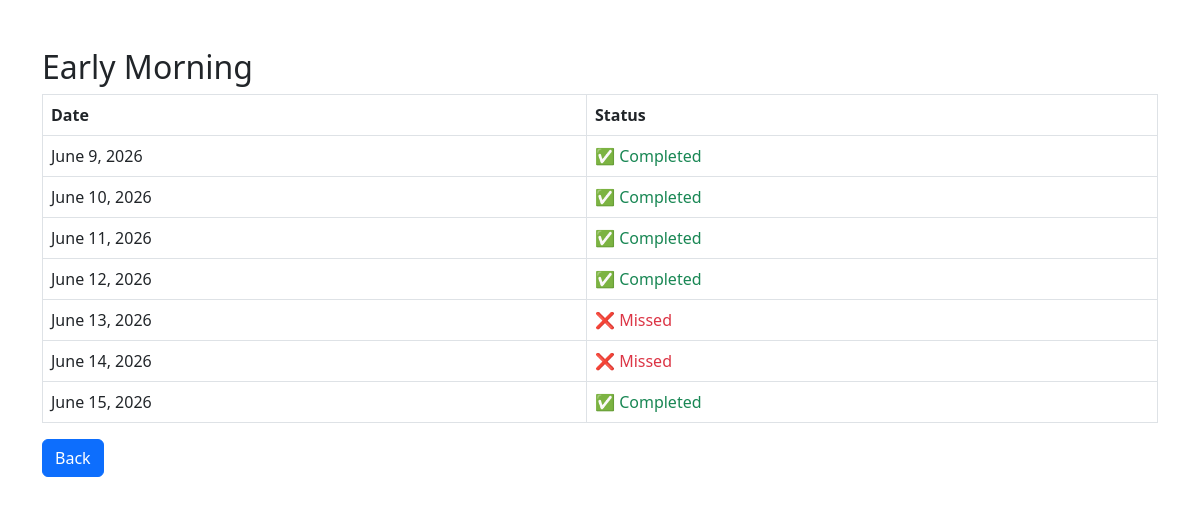
Page /habit/5/ (signed in) on the committed database.
### habits/models.py (models this page shows, shortened)
class Habit(models.Model):
    user = models.ForeignKey(
        User,
        on_delete=models.CASCADE
    )
    name = models.CharField(
        max_length=200
    )
    description = models.TextField(
        blank=True
    )
    habit_time = models.TimeField()
    status = models.CharField(
        max_length=20,
        default='Pending'
    )
    start_date = models.DateField()
    end_date = models.DateField( null=True,
    blank=True)

class HabitLog(models.Model):
    habit = models.ForeignKey(
        Habit,
        on_delete=models.CASCADE
    )
    log_date = models.DateField()
    completed = models.BooleanField(
        default=False
    )
    missed = models.BooleanField(
        default=False
    )

### habits/views.py (the view)
@login_required
def habit_detail(request, id):
    habit = get_object_or_404(
        Habit,
        id=id,
        user=request.user
    )
    today = date.today()
    HabitLog.objects.filter(
        habit=habit,
        log_date__lt=today,
        completed=False
    ).update(
        missed=True
    )
    logs = HabitLog.objects.filter(
        habit=habit
    ).order_by('log_date')
    return render(
        request,
        'habits/habit_detail.html',
        {
            'habit': habit,
            'logs': logs,
            'today': today
        }
    )

### habits/templates/habits/habit_detail.html (shortened to what this page needs)
<!DOCTYPE html>
<html>
<head>
    <link href="https://cdn.jsdelivr.net/npm/bootstrap@5.3.0/dist/css/bootstrap.min.css" rel="stylesheet">
</head>
<body>
<div class="container mt-5">
    <h2>{{ habit.name }}</h2>
    <table class="table table-bordered">
        <tr>
            <th>Date</th>
            <th>Status</th>
        </tr>
        {% for log in logs %}
        <tr>
            <td>{{ log.log_date }}</td>
            <td>
                {% if log.completed %}
                    <span class="text-success">
                        ✅ Completed
                    </span>
                {% elif log.missed %}
                    <span class="text-danger">
                        ❌ Missed
                    </span>
                {% elif log.log_date == today %}
                    <a href="{% url 'mark_complete' log.id %}"
                       class="btn btn-success btn-sm">
                       Mark Complete
                    </a>
                {% else %}
                    <span class="text-secondary">
                        🔒 Locked
                    </span>
                {% endif %}
            </td>
        </tr>
        {% empty %}
        <tr>
            <td colspan="2" class="text-center">
                No records found
            </td>
        </tr>
        {% endfor %}
    </table>
    <a href="/habit-list/" class="btn btn-primary">
        Back
    </a>
</div>
</body>
</html>

### rows in the picture
Habit: name "Early Morning"
HabitLog: log_date "June 9, 2026", completed "✅ Completed"
HabitLog: log_date "June 10, 2026", completed "✅ Completed"
HabitLog: log_date "June 11, 2026", completed "✅ Completed"
HabitLog: log_date "June 12, 2026", completed "✅ Completed"
HabitLog: log_date "June 13, 2026", completed "❌ Missed"
HabitLog: log_date "June 14, 2026", completed "❌ Missed"
HabitLog: log_date "June 15, 2026", completed "✅ Completed"
